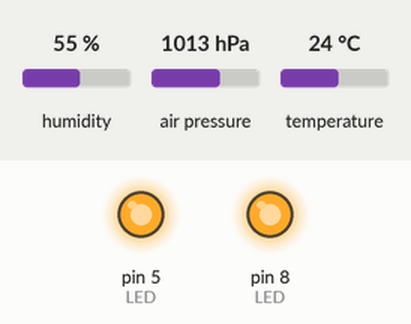
Simulated run of this sketch. Board: Arduino Uno, built with avr-gcc and run on an emulated ATmega328P. Parts: output pins drawn as LEDs (lit = HIGH). Wiring (inferred from the names in the program): BME280 sensor at I2C address 0x76. The test bench sets the inputs (shaded band); at power-on: humidity 55 %, air pressure 1013 hPa, temperature 24 °C.

Above: at 0.1 s.
Timing chart, 0 to 1.6 s (numbered marks = the images above):
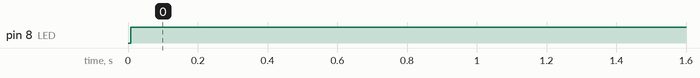

The sketch:

ibus_pressure_sensor.ino
```cpp
#include <Wire.h>
#include <stdio.h>
#include <avr/interrupt.h>
#include <avr/io.h>
#include <util/delay.h>

#define BME280_ADDRESS 0x76
unsigned long int hum_raw, temp_raw, pres_raw;
signed long int t_fine;

uint16_t dig_T1;
int16_t dig_T2;
int16_t dig_T3;
uint16_t dig_P1;
int16_t dig_P2;
int16_t dig_P3;
int16_t dig_P4;
int16_t dig_P5;
int16_t dig_P6;
int16_t dig_P7;
int16_t dig_P8;
int16_t dig_P9;
int8_t  dig_H1;
int16_t dig_H2;
int8_t  dig_H3;
int16_t dig_H4;
int16_t dig_H5;
int8_t  dig_H6;


#define ALTITUDE_SHIFT  0
#define CLIMB_SHIFT 0
#define N_IBUS_CHANNELS 6

volatile uint8_t sens_addr[N_IBUS_CHANNELS]; // sensor addresses

// Sensor IDs taken from qba667 FlySky FS-i6 firmware mod. See the
// ibustelemetry.h in his source code.
#define IBUS_SENS_INTV    0x00 // Internal Voltage
#define IBUS_SENS_TEMP    0x01 // Temperature
#define IBUS_SENS_RPM   0x02 // RPM
#define IBUS_SENS_EXTV    0x03 // External Voltage
#define IBUS_SENS_CLIMB   0x09 // Clibm rate m/s *100
#define IBUS_SENS_PRES    0x41 // Pressure
#define IBUS_SENS_GPS_ALT 0x82 // 4 bytes signed GPS alt m*100
#define IBUS_SENS_ALT   0x83 // 4 bytes signed Alt m*100
#define IBUS_SENS_ALT_MAX 0x84 // 4 bytes signed Alt m*100

// Which sensors we have
const uint8_t sens_type[N_IBUS_CHANNELS] = {
  IBUS_SENS_TEMP,
  IBUS_SENS_ALT,        // absolute height, 4 bytes signed m*100
  IBUS_SENS_GPS_ALT,    // relative height, 4 bytes signed m*100
  IBUS_SENS_ALT_MAX,    // max relative height, 4 bytes signed m*100
  IBUS_SENS_CLIMB,      // climb rate m/s * 100, 2 bytes
  //IBUS_SENS_EXTV,
  IBUS_SENS_PRES,
};

volatile uint32_t sens_val[N_IBUS_CHANNELS];

static void handle_rx_packet(void);

int32_t alt, base_alt, alt_measured;
int32_t max_alt = 0, climb = 0, prev_alt = 0, climb_sum = 0;
uint8_t base_alt_measurements = 20, climb_measurements = 0;


void setup() {
  uint8_t osrs_t = 1;             //Temperature oversampling x 1
  uint8_t osrs_p = 1;             //Pressure oversampling x 1
  uint8_t osrs_h = 1;             //Humidity oversampling x 1
  uint8_t mode = 3;               //Normal mode
  uint8_t t_sb = 5;               //Tstandby 1000ms
  uint8_t filter = 0;             //Filter off
  uint8_t spi3w_en = 0;           //3-wire SPI Disable

  uint8_t ctrl_meas_reg = (osrs_t << 5) | (osrs_p << 2) | mode;
  uint8_t config_reg    = (t_sb << 5) | (filter << 2) | spi3w_en;
  uint8_t ctrl_hum_reg  = osrs_h;

  Wire.begin();

  writeReg(0xF2, ctrl_hum_reg);
  writeReg(0xF4, ctrl_meas_reg);
  writeReg(0xF5, config_reg);
  readTrim();                    //

  adc_init();
  led_init();

  base_alt = alt >> 0;

  serial_init();
  ibus_init();

  sei();

}

void loop() {
  double temp_act = 0.0, press_act = 0.0, hum_act = 0.0;
  signed long int temp_cal;
  unsigned long int press_cal, hum_cal;

  readData();

  temp_cal = calibration_T(temp_raw);
  press_cal = calibration_P(pres_raw);
  hum_cal = calibration_H(hum_raw);
  temp_act = (double)temp_cal / 100.0;
  press_act = (double)press_cal / 100.0;
  hum_act = (double)hum_cal / 1024.0;

  double  altitude_calc = (1 - pow(press_act / (double)1013.25, 0.1903)) / 0.0000225577;

  int32_t tmp;
  uint8_t sens = 0;

  led1_on();

  sens_val[sens++] = temp_act * (double)10.0 + (double)400;

  alt_measured = altitude_calc * (double)100.0;


  alt -= alt >> ALTITUDE_SHIFT;
  alt += alt_measured;

  tmp = alt >> ALTITUDE_SHIFT;
  // absolute altitude
  sens_val[sens++] = tmp;

  if (base_alt_measurements) {
    base_alt_measurements--;
    max_alt = 0;
    base_alt = tmp;
    tmp = 0;
    prev_alt = 0;
  } else {
    // convert to relative
    tmp -= base_alt;

    // maximum relative
    if (tmp > max_alt) {
      max_alt = tmp;
    }
  }
  // relative altitude
  sens_val[sens++] = tmp;

  // maximum altitude
  sens_val[sens++] = max_alt;

  climb_sum += alt_measured;

  if (++climb_measurements >= (1 << CLIMB_SHIFT)) {
    climb_measurements = 0;
    climb_sum >>= CLIMB_SHIFT;
    climb = (climb_sum - prev_alt) * 16 / (1 << CLIMB_SHIFT);
    prev_alt = climb_sum;
    climb_sum = 0;
  }

  // climb rate (RoC)
  sens_val[sens++] = climb;

  // ext_voltage
  //  tmp = read_adc_sync();
  //  tmp = adc_to_10mv(tmp);
  //  if (tmp < 100) { // when unconnected, don't send the noise
  //    tmp = 0;
  //  }
  //  sens_val[sens++] = tmp;

  sens_val[sens++] = press_act * (double)10.0;


  led1_off();
  _delay_ms(60);


}

void readTrim() {
  uint8_t data[32], i = 0;                   // Fix 2014/04/06
  Wire.beginTransmission(BME280_ADDRESS);
  Wire.write(0x88);
  Wire.endTransmission();
  Wire.requestFrom(BME280_ADDRESS, 24);      // Fix 2014/04/06
  while (Wire.available()) {
    data[i] = Wire.read();
    i++;
  }

  Wire.beginTransmission(BME280_ADDRESS);    // Add 2014/04/06
  Wire.write(0xA1);                          // Add 2014/04/06
  Wire.endTransmission();                    // Add 2014/04/06
  Wire.requestFrom(BME280_ADDRESS, 1);       // Add 2014/04/06
  data[i] = Wire.read();                     // Add 2014/04/06
  i++;                                       // Add 2014/04/06

  Wire.beginTransmission(BME280_ADDRESS);
  Wire.write(0xE1);
  Wire.endTransmission();
  Wire.requestFrom(BME280_ADDRESS, 7);       // Fix 2014/04/06
  while (Wire.available()) {
    data[i] = Wire.read();
    i++;
  }
  dig_T1 = (data[1] << 8) | data[0];
  dig_T2 = (data[3] << 8) | data[2];
  dig_T3 = (data[5] << 8) | data[4];
  dig_P1 = (data[7] << 8) | data[6];
  dig_P2 = (data[9] << 8) | data[8];
  dig_P3 = (data[11] << 8) | data[10];
  dig_P4 = (data[13] << 8) | data[12];
  dig_P5 = (data[15] << 8) | data[14];
  dig_P6 = (data[17] << 8) | data[16];
  dig_P7 = (data[19] << 8) | data[18];
  dig_P8 = (data[21] << 8) | data[20];
  dig_P9 = (data[23] << 8) | data[22];
  dig_H1 = data[24];
  dig_H2 = (data[26] << 8) | data[25];
  dig_H3 = data[27];
  dig_H4 = (data[28] << 4) | (0x0F & data[29]);
  dig_H5 = (data[30] << 4) | ((data[29] >> 4) & 0x0F); // Fix 2014/04/06
  dig_H6 = data[31];                                   // Fix 2014/04/06
}
void writeReg(uint8_t reg_address, uint8_t data) {
  Wire.beginTransmission(BME280_ADDRESS);
  Wire.write(reg_address);
  Wire.write(data);
  Wire.endTransmission();
}


void readData() {
  int i = 0;
  uint32_t data[8];
  Wire.beginTransmission(BME280_ADDRESS);
  Wire.write(0xF7);
  Wire.endTransmission();
  Wire.requestFrom(BME280_ADDRESS, 8);
  while (Wire.available()) {
    data[i] = Wire.read();
    i++;
  }
  pres_raw = (data[0] << 12) | (data[1] << 4) | (data[2] >> 4);
  temp_raw = (data[3] << 12) | (data[4] << 4) | (data[5] >> 4);
  hum_raw  = (data[6] << 8) | data[7];
}


signed long int calibration_T(signed long int adc_T) {

  signed long int var1, var2, T;
  var1 = ((((adc_T >> 3) - ((signed long int)dig_T1 << 1))) * ((signed long int)dig_T2)) >> 11;
  var2 = (((((adc_T >> 4) - ((signed long int)dig_T1)) * ((adc_T >> 4) - ((signed long int)dig_T1))) >> 12) * ((signed long int)dig_T3)) >> 14;

  t_fine = var1 + var2;
  T = (t_fine * 5 + 128) >> 8;
  return T;
}

unsigned long int calibration_P(signed long int adc_P) {
  signed long int var1, var2;
  unsigned long int P;
  var1 = (((signed long int)t_fine) >> 1) - (signed long int)64000;
  var2 = (((var1 >> 2) * (var1 >> 2)) >> 11) * ((signed long int)dig_P6);
  var2 = var2 + ((var1 * ((signed long int)dig_P5)) << 1);
  var2 = (var2 >> 2) + (((signed long int)dig_P4) << 16);
  var1 = (((dig_P3 * (((var1 >> 2) * (var1 >> 2)) >> 13)) >> 3) + ((((signed long int)dig_P2) * var1) >> 1)) >> 18;
  var1 = ((((32768 + var1)) * ((signed long int)dig_P1)) >> 15);
  if (var1 == 0)
  {
    return 0;
  }
  P = (((unsigned long int)(((signed long int)1048576) - adc_P) - (var2 >> 12))) * 3125;
  if (P < 0x80000000)
  {
    P = (P << 1) / ((unsigned long int) var1);
  }
  else
  {
    P = (P / (unsigned long int)var1) * 2;
  }
  var1 = (((signed long int)dig_P9) * ((signed long int)(((P >> 3) * (P >> 3)) >> 13))) >> 12;
  var2 = (((signed long int)(P >> 2)) * ((signed long int)dig_P8)) >> 13;
  P = (unsigned long int)((signed long int)P + ((var1 + var2 + dig_P7) >> 4));
  return P;
}

unsigned long int calibration_H(signed long int adc_H) {
  signed long int v_x1;

  v_x1 = (t_fine - ((signed long int)76800));
  v_x1 = (((((adc_H << 14) - (((signed long int)dig_H4) << 20) - (((signed long int)dig_H5) * v_x1)) +
            ((signed long int)16384)) >> 15) * (((((((v_x1 * ((signed long int)dig_H6)) >> 10) *
                (((v_x1 * ((signed long int)dig_H3)) >> 11) + ((signed long int) 32768))) >> 10) + (( signed long int)2097152)) *
                ((signed long int) dig_H2) + 8192) >> 14));
  v_x1 = (v_x1 - (((((v_x1 >> 15) * (v_x1 >> 15)) >> 7) * ((signed long int)dig_H1)) >> 4));
  v_x1 = (v_x1 < 0 ? 0 : v_x1);
  v_x1 = (v_x1 > 419430400 ? 419430400 : v_x1);
  return (unsigned long int)(v_x1 >> 12);
}

/* ------------ on-board LEDs ------------- */
static void led_init(void) {
  DDRB |= _BV(PB0); // Rx LED
  DDRD |= _BV(PD5); // Tx LED
}

static void led1_on(void) {
  PORTB &= ~_BV(PB0);
}

static void led1_off(void) {
  PORTB |= _BV(PB0);
}

static void led2_on(void) {
  PORTD &= ~_BV(PD5);
}

static void led2_off(void) {
  PORTD |= _BV(PD5);
}

/* ----------------- USART ----------------- */

// I-Bus uses 115200n8
#define UART_BAUD       115200
#define UBRR_VAL        ((F_CPU + 8UL * UART_BAUD) / (16UL*UART_BAUD) - 1)

#define BUFLEN 8
static volatile uint8_t buffer[BUFLEN];
static volatile uint8_t buf_offset;

static void serial_init(void) {
  UBRR0 = UBRR_VAL;

  UCSR0A = 0;
  // UCSR0B = _BV(RXCIE1)|_BV(RXEN1)|_BV(TXEN1);
  UCSR0B = _BV(RXEN0) | _BV(RXCIE0) | _BV(UDRIE0);
  UCSR0C = _BV(UCSZ01) | _BV(UCSZ00);
}

static void recv_restart(void) {
  led2_off();

  buf_offset = 0;
  UCSR0B &= ~_BV(TXEN0);
  UCSR0B |= _BV(RXEN0) | _BV(RXCIE0);
}

static void tx_start(void) {
  buf_offset = 0;

  UCSR0B &= ~_BV(RXEN0);
  UCSR0B |= _BV(TXEN0) | _BV(UDRIE0);
}

// USART receive interrupt
ISR(USART_RX_vect) {
  uint8_t val = UDR0;

  // a shorthand - for now, we accept 4-byte packets only
  if (buf_offset == 0 && val != 4)
    return;

  buffer[buf_offset++] = val;

  if (buf_offset == buffer[0]) {
    handle_rx_packet();
    buf_offset = 0;
  }
}

// Next Tx byte wanted
ISR(USART_UDRE_vect) {
  if (buf_offset < buffer[0])
    UDR0 = buffer[buf_offset++];

  if (buf_offset >= buffer[0]) { // finished
    UCSR0B &= ~_BV(UDRIE0);
    UCSR0B |= _BV(TXCIE0);
  }
}

// Tx finished
ISR(USART_TX_vect) {
  UCSR0B &= ~_BV(TXCIE0);
  recv_restart();
}

/* ---- A/D converter for battery voltage ---- */
static void adc_init(void) {
  DIDR0 |= _BV(ADC4D); // disable digital input on ADC4
  ADCSRA = _BV(ADEN)   // enable ADC
           | _BV(ADPS0) | _BV(ADPS1) | _BV(ADPS2); // CLK/128 = 125 kHz
  ADMUX = _BV(REFS1) | _BV(REFS0) // internal 2.56V reference
          | _BV(MUX2); // ADC4 on pin PF4
}

// TODO: use the ADC interrupt instead
static uint16_t read_adc_sync(void) {
  uint16_t retval;

  ADCSRA |= _BV(ADSC); // start the conversion

  // wait for the result
  while ((ADCSRA & _BV(ADIF)) == 0)
    ;

  retval = ADCW;
  ADCSRA |= _BV(ADIF); // clear the interrupt flag

  return retval;
}

#define EXT_V_DIVIDER  ((390+15)/15) // 390k and 15k resistors
#define adc_to_10mv(x) ((x) * EXT_V_DIVIDER * 0.25)

/* ----------------- iBus ------------------ */
static void ibus_init(void) {
  uint8_t i;

  for (i = 0 ; i < N_IBUS_CHANNELS; i++)
    sens_addr[i] = 0;

  recv_restart();
}

static void send_buffer(void) {
  uint8_t i;
  uint16_t csum = 0xFFFF;

  led2_on(); // off after the frame is sent

  // compute the I-Bus checksum
  for (i = 0; i < buffer[0] - 2; i++)
    csum -= buffer[i];

  buffer[i++] = csum & 0xFF;
  buffer[i++] = csum >> 8;

  tx_start();
}

static void handle_rx_packet(void) {
  uint16_t csum = 0xFFFF;
  uint8_t i, cmd, dev;

  for (i = 0; i < buf_offset - 2; i++)
    csum -= (uint16_t)buffer[i];

  if ((buffer[buf_offset - 2] != (csum & 0xFF))
      || (buffer[buf_offset - 1] != (csum >> 8))) { // invalid csum
    buf_offset = 0; // start over
    return;
  }

  cmd = buffer[1] & 0xF0;
  dev = buffer[1] & 0x0F;

  switch (cmd) {
    case 0x80: // discovery/assign address
      for (i = 0; i < N_IBUS_CHANNELS; i++) {
        if (sens_addr[i] == 0 || sens_addr[i] == dev) {
          sens_addr[i] = dev;
          send_buffer();
          return;
        }
      }
      break;
    case 0x90: // telemetry type request
      for (i = 0; i < N_IBUS_CHANNELS; i++) {
        if (sens_addr[i] == dev) {
          buffer[0] = 0x06; // len
          buffer[2] = sens_type[i];
          // Sensor IDs >= 0x80 are four-byte
          buffer[3] = sens_type[i] < 0x80 ? 0x02 : 0x04;
          send_buffer();
          return;
        }
      }
      break;
    case 0xA0: // get measurement request
      for (i = 0; i < N_IBUS_CHANNELS; i++) {
        if (sens_addr[i] == dev) {
          buffer[2] = sens_val[i] & 0xFF;
          buffer[3] = (sens_val[i] >> 8) & 0xFF;
          // two-byte or four-byte sensor?
          if (sens_type[i] < 0x80) {
            buffer[0] = 0x06;
          } else {
            buffer[0] = 0x08;
            buffer[4] = (sens_val[i] >> 16) & 0xFF;
            buffer[5] = (sens_val[i] >> 24) & 0xFF;
          }
          send_buffer();
          return;
        }
      }
      break;
  }
}
```

Measured:
- by itself, pin 8 (LED): LOW → HIGH at 0.01 s
